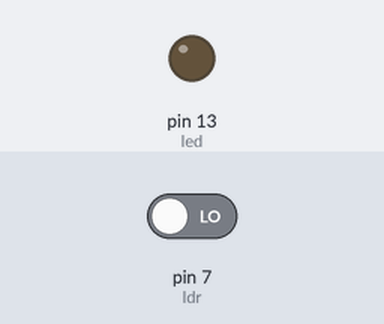
Bench run of a sketch on a simulated Arduino Uno, built with avr-gcc and run on an emulated ATmega328P. Shown: output pins drawn as LEDs (lit = HIGH). The test bench sets the inputs (shaded band); at power-on: pin 7 (ldr) LOW.

Above: at 1.2 s.
1.3 s: pin 7 (ldr) driven HIGH
At 1.8 s:
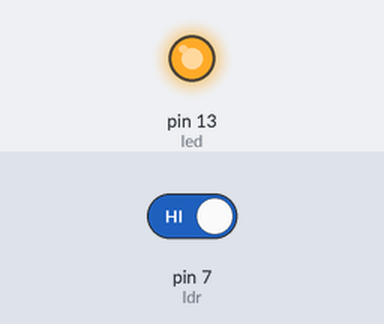
2.8 s: pin 7 (ldr) driven LOW
At 4.1 s:
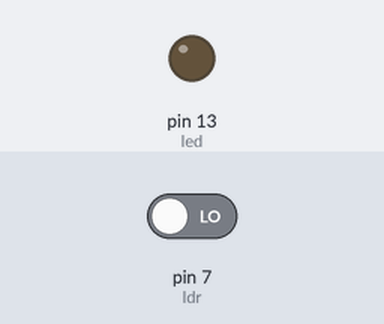
Timing chart, 0 to 5.8 s (numbered marks = the images above; inputs shaded):
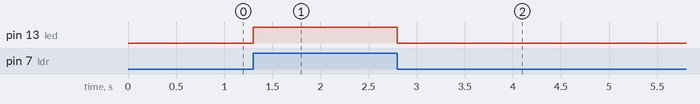

The sketch:

sketch_ldr.ino
```cpp
//Autora: Pamela Fialho
//Data: 28/07/2020
//Função: utilizar um LDR como sensor para acender um led quando estiver escuro

int ldr = 7;
int led = 13;

void setup() {
  pinMode(ldr, INPUT); //define o LDR como sensor/entrada
  pinMode(led, OUTPUT); //define o led como saída
}

void loop() {
  if (digitalRead(ldr) == 1) { //caso o LDR detecte que está escuro, o led é acesso
    digitalWrite (led, HIGH);
  }
  else {
    digitalWrite(led, LOW); //se não, fica apagado
  }
}
```

Measured:
- after the input at 1.3 s, pin 13 (led): LOW → HIGH at once
- after the input at 2.8 s, pin 13 (led): HIGH → LOW at once
